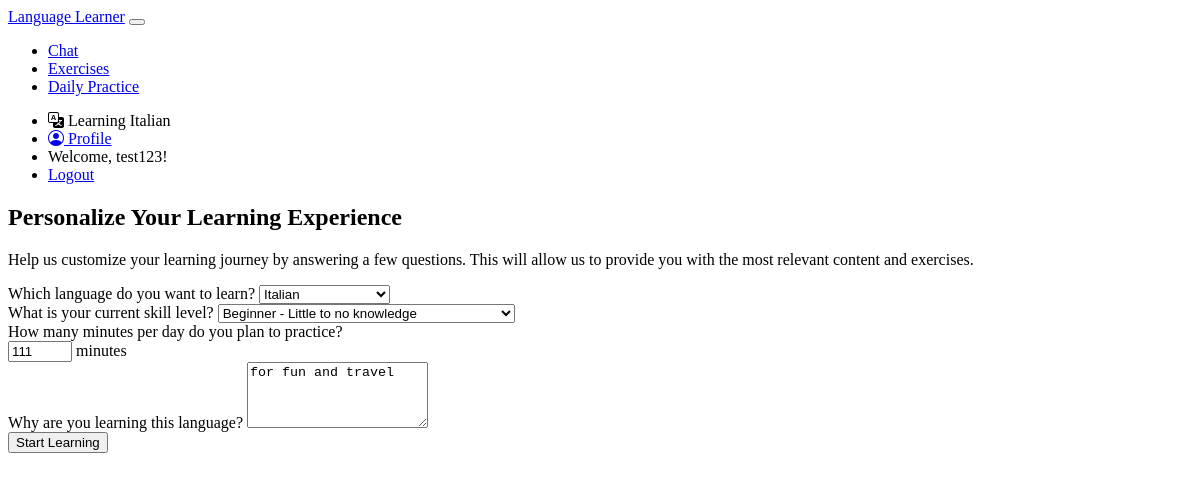
Page /preferences?edit=True (signed in) on the committed database.
### models.py (models this page shows)
class UserPreferences(db.Model):
    id = db.Column(db.Integer, primary_key=True)
    user_id = db.Column(db.Integer, db.ForeignKey('user.id'), nullable=False)
    target_language = db.Column(db.String(10), nullable=False)  # e.g., 'es', 'it'
    skill_level = db.Column(db.String(20), nullable=False)  # beginner, intermediate, advanced
    practice_duration = db.Column(db.Integer, nullable=False)  # minutes per day
    learning_goal = db.Column(db.Text, nullable=False)
    created_at = db.Column(db.DateTime, default=datetime.utcnow)
    updated_at = db.Column(db.DateTime, default=datetime.utcnow, onupdate=datetime.utcnow)

class User(UserMixin, db.Model):
    id = db.Column(db.Integer, primary_key=True)
    username = db.Column(db.String(64), unique=True, nullable=False)
    email = db.Column(db.String(120), unique=True, nullable=False)
    password_hash = db.Column(db.String(256))
    progress = db.relationship('Progress', backref='user', lazy=True)
    chats = db.relationship('Chat', backref='user', lazy=True)
    vocabulary_progress = db.relationship('VocabularyProgress', backref='user', lazy=True)
    preferences = db.relationship('UserPreferences', backref='user', uselist=False)
    daily_vocabulary = db.relationship('DailyVocabulary', backref='user', lazy=True)
    sentence_practices = db.relationship('SentencePractice', backref='user', lazy=True)
    speaking_attempts = db.relationship('UserSpeakingAttempt', backref='student', lazy=True)

### app.py (the view)
@app.route('/preferences', methods=['GET', 'POST'])
@login_required
def preferences():
    if current_user.preferences and not request.args.get('edit'):
        return redirect(url_for('profile'))  # Changed to go to profile instead of index
    form = UserPreferencesForm()
    if form.validate_on_submit():
        try:
            logger.debug(f"Form submitted with data: {form.data}")
            preferences = UserPreferences.query.filter_by(user_id=current_user.id).first()
            if not preferences:
                logger.debug("Creating new preferences")
                preferences = UserPreferences(user_id=current_user.id)
                db.session.add(preferences)
            else:
                logger.debug("Updating existing preferences")
            original_language = preferences.target_language if preferences.target_language else "none"
            new_language = form.target_language.data
            preferences.target_language = new_language
            preferences.skill_level = form.skill_level.data
            preferences.practice_duration = form.practice_duration.data
            preferences.learning_goal = form.learning_goal.data
            preferences.updated_at = datetime.utcnow()
            logger.debug(f"About to commit preferences change from {original_language} to {new_language}")
            db.session.commit()
            logger.debug("Preferences saved successfully")
            user_id = current_user.id
            from flask import session
            session.clear()
            logout_user()
            user = User.query.get(user_id)
            login_user(user)
            fresh_prefs = UserPreferences.query.filter_by(user_id=user.id).first()
            logger.debug(f"User session completely refreshed with new preferences: {fresh_prefs.target_language}")
            timestamp = int(datetime.utcnow().timestamp())
            flash('Your preferences have been saved!', 'success')
            return redirect(url_for('profile', _t=timestamp))  # Redirect to profile page with cache busting
        except Exception as e:
            db.session.rollback()
            logger.error(f"Error saving preferences: {str(e)}")
            flash('An error occurred while saving your preferences.', 'error')
            return render_template('preferences.html', form=form)
    elif current_user.preferences and request.method == 'GET':
        form.target_language.data = current_user.preferences.target_language
        form.skill_level.data = current_user.preferences.skill_level
        form.practice_duration.data = current_user.preferences.practice_duration
        form.learning_goal.data = current_user.preferences.learning_goal
    return render_template('preferences.html', form=form)

### app.py (called while the page is built)
@login_manager.user_loader
def load_user(user_id):
    user = User.query.get(int(user_id))
    if user:
        if hasattr(user, 'preferences'):
            if user.preferences is not None:
                db.session.expunge(user.preferences)
            fresh_prefs = UserPreferences.query.filter_by(user_id=user.id).first()
            if fresh_prefs:
                user.preferences = fresh_prefs
                logger.debug(f"Loaded fresh preferences for user {user.id}: {fresh_prefs.target_language}")
    return user

### templates/preferences.html (shortened to what this page needs)
{% extends "base.html" %}
{% block content %}
<div class="row justify-content-center">
    <div class="col-md-8">
        <div class="card">
            <div class="card-header">
                <h2 class="mb-0">Personalize Your Learning Experience</h2>
            </div>
            <div class="card-body">
                <p class="lead mb-4">
                    Help us customize your learning journey by answering a few questions.
                    This will allow us to provide you with the most relevant content and exercises.
                </p>
                <form method="POST" action="{{ url_for('preferences') }}">
                    <div class="mb-4">
                        {{ form.target_language.label(class="form-label") }}
                        {{ form.target_language(class="form-select") }}
                    </div>
                    <div class="mb-4">
                        {{ form.skill_level.label(class="form-label") }}
                        {{ form.skill_level(class="form-select") }}
                    </div>
                    <div class="mb-4">
                        {{ form.practice_duration.label(class="form-label") }}
                        <div class="input-group">
                            {{ form.practice_duration(class="form-control", type="number", min="5", max="180") }}
                            <span class="input-group-text">minutes</span>
                        </div>
                    </div>
                    <div class="mb-4">
                        {{ form.learning_goal.label(class="form-label") }}
                        {{ form.learning_goal(class="form-control", rows="4", placeholder="e.g., I'm planning to travel, for work, to connect with family...") }}
                    </div>
                    <div class="text-center">
                        {{ form.submit(class="btn btn-primary btn-lg") }}
                    </div>
                </form>
            </div>
        </div>
    </div>
</div>
{% endblock %}

### templates/base.html (shortened to what this page needs)
<!DOCTYPE html>
<html lang="en" data-bs-theme="dark">
<head>
    <link rel="stylesheet" href="https://cdn.replit.com/agent/bootstrap-agent-dark-theme.min.css">
    <link rel="stylesheet" href="https://cdn.jsdelivr.net/npm/bootstrap-icons@1.11.1/font/bootstrap-icons.css">
    <link rel="stylesheet" href="{{ url_for('static', filename='css/custom.css') }}">
</head>
<body>
    <nav class="navbar navbar-expand-lg navbar-dark bg-dark">
        <div class="container">
            <a class="navbar-brand" href="/">Language Learner</a>
            <button class="navbar-toggler" type="button" data-bs-toggle="collapse" data-bs-target="#navbarNav">
            </button>
            <div class="collapse navbar-collapse" id="navbarNav">
                <ul class="navbar-nav me-auto">
                    {% if current_user.is_authenticated %}
                    <li class="nav-item">
                        <a class="nav-link" href="{{ url_for('chat') }}">Chat</a>
                    </li>
                    <li class="nav-item">
                        <a class="nav-link" href="{{ url_for('exercises') }}">Exercises</a>
                    </li>
                    <li class="nav-item">
                        <a class="nav-link" href="{{ url_for('daily_practice') }}">Daily Practice</a>
                    </li>
                    {% endif %}
                </ul>
                <ul class="navbar-nav">
                    {% if current_user.is_authenticated %}
                    {% if current_user.preferences %}
                    <li class="nav-item">
                        <span class="nav-link">
                            <span class="badge bg-primary" data-lang="{{ current_user.preferences.target_language }}">
                                <i class="bi bi-translate"></i>
                                Learning {{ lang_names[current_user.preferences.target_language] }}
                            </span>
                        </span>
                    </li>
                    {% endif %}
                    <li class="nav-item">
                        <a class="nav-link" href="{{ url_for('profile') }}">
                            <i class="bi bi-person-circle"></i> Profile
                        </a>
                    </li>
                    <li class="nav-item">
                        <span class="nav-link">Welcome, {{ current_user.username }}!</span>
                    </li>
                    <li class="nav-item">
                        <a class="nav-link" href="{{ url_for('logout') }}">Logout</a>
                    </li>
                    {% endif %}
                </ul>
            </div>
        </div>
    </nav>
    <div class="container mt-4">
        {% block content %}{% endblock %}
    </div>
</body>
</html>

### rows in the picture
UserPreferences: target_language "Italian", skill_level "Beginner - Little to no knowledge", practice_duration "111", learning_goal "for fun and travel"
User: username "test123"
